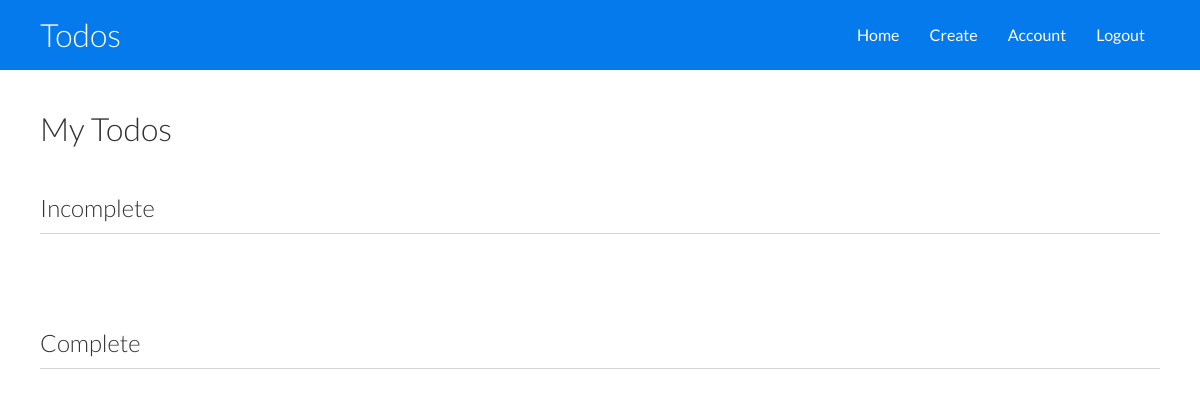
Page /dashboard (signed in) on the earlier database version.
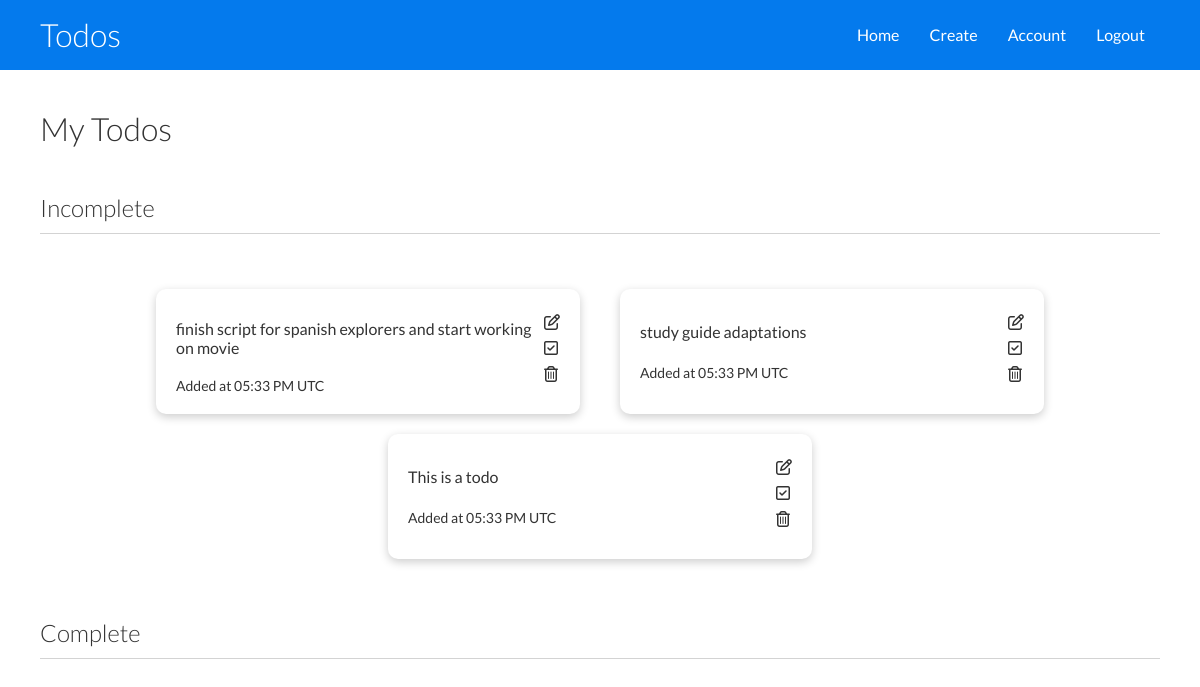
Same page on the later database version.
### app.py (models this page shows)
class Todo(db.Model):
    id = db.Column(db.Integer, primary_key=True)
    todo = db.Column(db.String(130), nullable=False)
    complete = db.Column(db.Boolean)
    todo_time = db.Column(db.DateTime, nullable=False, default=datetime.datetime.utcnow())
    user_id = db.Column(db.Integer, db.ForeignKey('user.id'), nullable=False)

### app.py (the view)
@app.route('/dashboard', methods=['GET', 'POST'])
@login_required
def dashboard():
    incomplete_todos = Todo.query.filter_by(writer=current_user, complete=False).all()
    complete_todos = Todo.query.filter_by(writer=current_user, complete=True).all()
    return render_template('dashboard.html', incomplete_todos=incomplete_todos, complete_todos=complete_todos, datetime=datetime.datetime.now())

### app.py (called while the page is built)
@login_manager.user_loader
def load_user(user_id):
    return User.query.get(int(user_id))

@app.before_request
def make_session_permanent():
    session.permanent = True

### templates/dashboard.html (shortened to what this page needs)
<!DOCTYPE html>
<html lang="en">
<head>
	<link rel='stylesheet' href="{{ url_for('static', filename='dashboard.css')}}">
</head>
<body>
	<div class='navbar'>
		<div class="container flex">
			<h1 class='logo'>Todos</h1>
			<nav>
				<ul>
					<li><a href='/dashboard'>Home</a></li>
					<li><a href="/new-todo">Create</a></li>
					<li><a href="/my-account">Account</a></li>
					<li><a href='/logout'>Logout</a></li>
				</ul>
			</nav>
		</div>
	</div>
	<div class='todos'>
		<div class='container'>
			<h1>My Todos</h1><br>
			<div class='incomplete-todos'>
				<h2>Incomplete</h2>
				<hr>
				<br>
				<div class='all-todos'>
					{% for todo in incomplete_todos %}
						<div class='todo card'>
							<div class='todo-info'>
								<p>{{todo.todo}}</p>
								<p class='added-time'>Added at {{todo.todo_time.strftime('%I:%M %p')}} UTC</p>
							</div>
							<div class='icons'>
								<a class='edit' href="{{ url_for('edit_todo', todo_id=todo.id)}}"><i class="far fa-edit"></i></a>
								<a class='complete' href="{{ url_for('complete_todo', todo_id=todo.id)}}"><i class="far fa-check-square"></i></a>
								<a class='delete' href="{{ url_for('delete_todo', todo_id=todo.id)}}"><i class="far fa-trash-alt"></i></a>
							</div>
						</div>
					{% endfor %}
				</div>
			</div>
		</div>
		<div class='container'>
			<div class='complete-todos'>
				<h2>Complete</h2>
				<hr>
			</div>
		</div>
	</div>
</body>
</html>

### static/dashboard.css (style rules this page uses)
:root { --primary-color: #047aed; }
* { box-sizing: border-box; padding: 0; margin: 0; scroll-behavior: smooth; }
body { font-family: 'Lato', sans-serif; color: #333; line-height: 1.6; }
ul { list-style-type: none; }
a { text-decoration: none; color: #333; }
h1, h2 { font-weight: 300; line-height: 1.2; margin: 10px 0; }
p { margin: 10px 0; }
hr { height: 1px; border: 0; background-color: lightgray; margin-top: 10px; margin-bottom: 30px; }
.navbar { background-color: var(--primary-color); color: #fff; height: 70px; }
.navbar ul { display: flex; }
.navbar a { color: #fff; padding: 10px; margin: 0 5px; }
.navbar .flex { justify-content: space-between; }
.todos .container { margin-top: 30px; }
.all-todos { display: flex; flex-wrap: wrap; justify-content: center; align-self: center; }
.icons { display: flex; flex-direction: column; }
.todo-info { display: flex; flex-direction: column; line-height: normal; justify-content: space-evenly; margin-right: 10px; }
.todo-info > .added-time { font-size: 14px; }
.container { max-width: 1200px; margin: 0 auto; overflow: auto; padding: 0 40px; }
.card { background-color: #fff; color: #333; border-radius: 10px; box-shadow: 0 3px 10px rgba(0,0,0, 0.2); padding: 20px; margin-bottom: 20px; display: flex; justify-content: space-between; width: 424px; margin-left: 20px; margin-right: 20px; height: 125px; max-height: 125px; overflow-y: auto; }
.flex { display: flex; justify-content: space-center; align-items: center; height: 100%; }

Differences in the rows shown:
added Todo: todo "finish script for spanish explorers and start working on movie", todo_time "05:33 PM"
added Todo: todo "study guide adaptations", todo_time "05:33 PM"
added Todo: todo "This is a todo", todo_time "05:33 PM"
